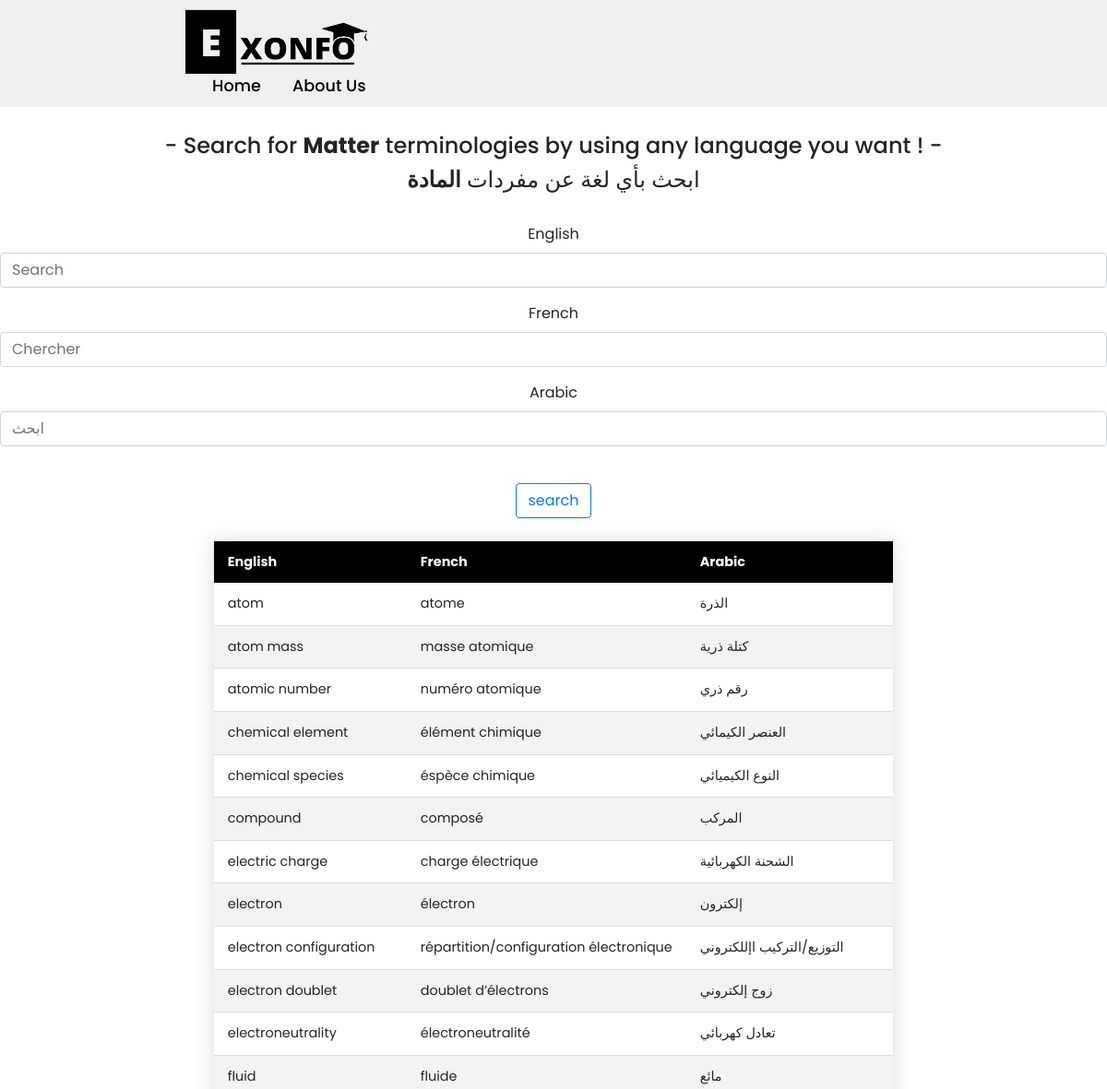
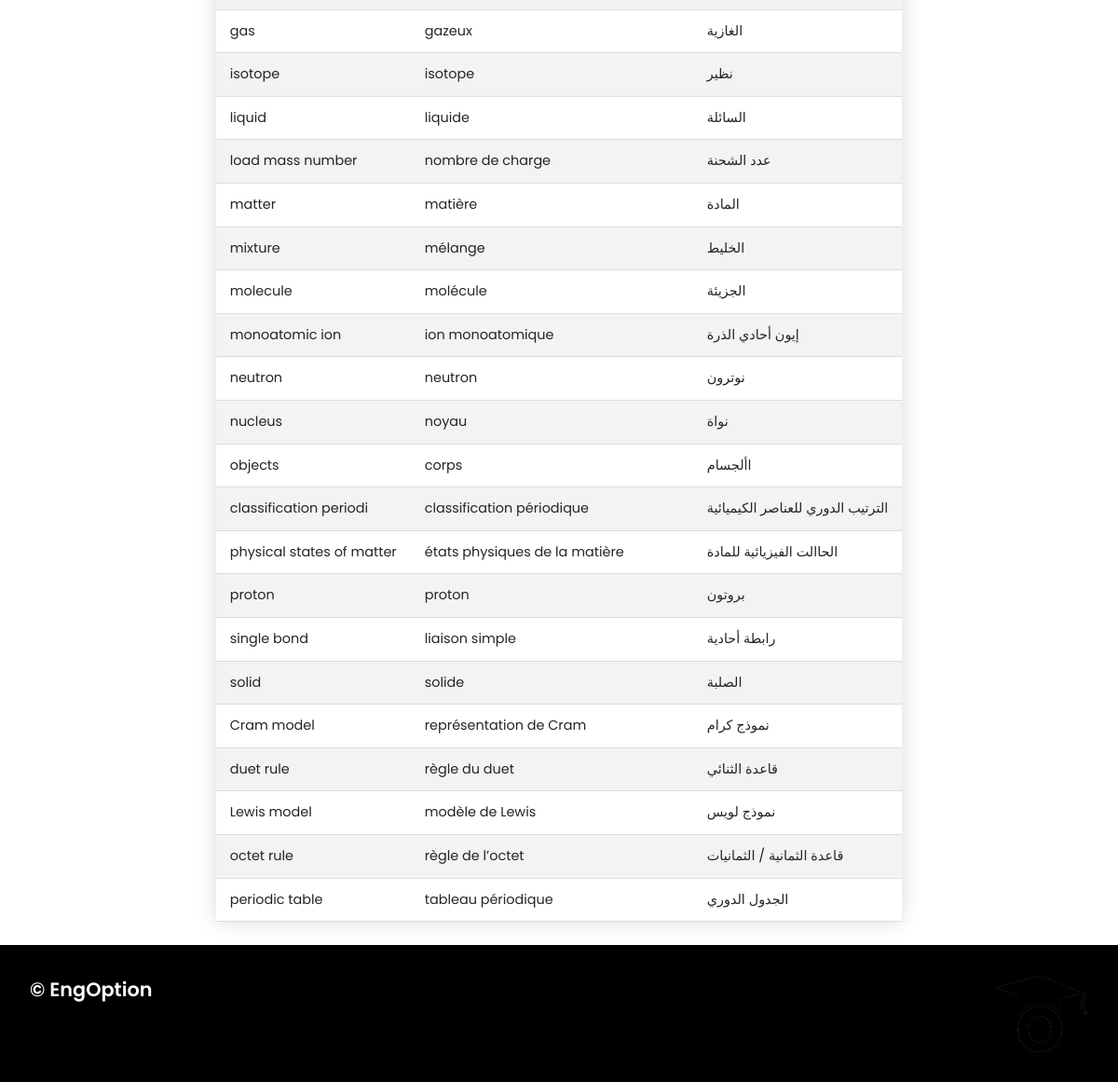
The page /pc/matter/ on the database its author committed (2 pictures, top to bottom).
### app/models.py (models this page shows, shortened)
class PCWord(models.Model):
    fields = [
        ('General','General'),
        ('Electricity','Electricity'),
        ('Optics','Optics'),
        ('Waves','Waves'),
        ('Nuclear transformation','Nuclear transformation'),
        ('Matter','Matter'),
        ('Measurements in chemistry','Measurements in chemistry'),
        ('Mechanics','Mechanics'),
        ('Chemical reactions','Chemical reactions'),
        ('Organic chemistry','Organic chemistry'),
    ]
    english = models.CharField(max_length=100)
    french = models.CharField(max_length=100)
    arabic = models.CharField(max_length=100)
    field = models.CharField(max_length=100,null=True,blank=True,choices=fields)

### app/views.py (the view)
# urls.py: path('pc/matter/',pc_matter,name="matter"),
def pc_matter(request):
    matter_words = PCWord.objects.all().filter(field='Matter')
    filter = OrderFilter(request.GET,queryset=matter_words)
    matter_words = filter.qs
    context = {
        'matter_words':matter_words,
        'filter':filter,
    }
    return render(request,'pc/matter.html',context)

### app/templates/pc/matter.html (shortened to what this page needs)
{% extends 'base.html' %}
{% load static %}
{% block body %}
<<br>
<br>
<br>
<br>
<br>
<br>
<center>
    <h4>- Search for <b>Matter</b> terminologies by using any language you want ! -</h4>
    <h4> ابحث بأي لغة عن مفردات <b> المادة </b></h4>
    <br>
    {% include 'search.html' %}
<table class="styled-table">
    <thead>
        <tr>
            <th>English</th>
            <th>French</th>
            <th>Arabic</th>
        </tr>
    </thead>
    <tbody>
        {% for word in matter_words %}
        <tr>
            <td>{{word.english}}</td>
            <td>{{word.french}}</td>
            <td>{{word.arabic}}</td>
        </tr>
        {% endfor %}
    </tbody>
</table>
</center>
{% endblock %}

### static/css/style.css (style rules this page uses)
* { font-family: 'Poppins', sans-serif; margin: 0; padding: 0; box-sizing: border-box; scroll-behavior: smooth; }

### app/templates/pc/matter.html (style rules this page uses)
.styled-table { border-collapse: collapse; margin: 25px 0; font-size: 0.9em; font-family: sans-serif; min-width: 400px; box-shadow: 0 0 20px rgba(0, 0, 0, 0.15); }
.styled-table thead tr { background-color: black; color: #ffffff; text-align: left; }
.styled-table th, .styled-table td { padding: 12px 15px; }
.styled-table tbody tr { border-bottom: 1px solid #dddddd; }
.styled-table tbody tr:nth-of-type(even) { background-color: #f3f3f3; }

### rows shown on the page
PCWord: english "atom", french "atome", arabic "الذرة"
PCWord: english "atom mass", french "masse atomique", arabic "كتلة ذرية"
PCWord: english "atomic number", french "numéro atomique", arabic "رقم ذري"
PCWord: english "chemical element", french "élément chimique", arabic "العنصر الكيمائي"
PCWord: english "chemical species", french "éspèce chimique", arabic "النوع الكيميائي"
PCWord: english "compound", french "composé", arabic "المركب"
PCWord: english "electric charge", french "charge électrique", arabic "الشحنة الكهربائية"
PCWord: english "electron", french "électron", arabic "إلكترون"
PCWord: english "electron configuration", french "répartition/configuration électronique", arabic "التوزيع/التركيب اإللكتروني"
PCWord: english "electron doublet", french "doublet d’électrons", arabic "زوج إلكتروني"
PCWord: english "electroneutrality", french "électroneutralité", arabic "تعادل كهربائي"
PCWord: english "fluid", french "fluide", arabic "مائع"
PCWord: english "gas", french "gazeux", arabic "الغازية"
PCWord: english "isotope", french "isotope", arabic "نظير"
PCWord: english "liquid", french "liquide", arabic "السائلة"
PCWord: english "load mass number", french "nombre de charge", arabic "عدد الشحنة"
PCWord: english "matter", french "matière", arabic "المادة"
PCWord: english "mixture", french "mélange", arabic "الخليط"
PCWord: english "molecule", french "molécule", arabic "الجزيئة"
PCWord: english "monoatomic ion", french "ion monoatomique", arabic "إيون أحادي الذرة"
PCWord: english "neutron", french "neutron", arabic "نوترون"
PCWord: english "nucleus", french "noyau", arabic "نواة"
PCWord: english "objects", french "corps", arabic "األجسام"
PCWord: english "classification periodi", french "classification périodique", arabic "الترتيب الدوري للعناصر الكيميائية"
PCWord: english "physical states of matter", french "états physiques de la matière", arabic "الحاالت الفيزيائية للمادة"
PCWord: english "proton", french "proton", arabic "بروتون"
PCWord: english "single bond", french "liaison simple", arabic "رابطة أحادية"
PCWord: english "solid", french "solide", arabic "الصلبة"
PCWord: english "Cram model", french "représentation de Cram", arabic "نموذج كرام"
PCWord: english "duet rule", french "règle du duet", arabic "قاعدة الثنائي"
PCWord: english "Lewis model", french "modèle de Lewis", arabic "نموذج لويس"
PCWord: english "octet rule", french "règle de l’octet", arabic "قاعدة الثمانية / الثمانيات"
PCWord: english "periodic table", french "tableau périodique", arabic "الجدول الدوري"
